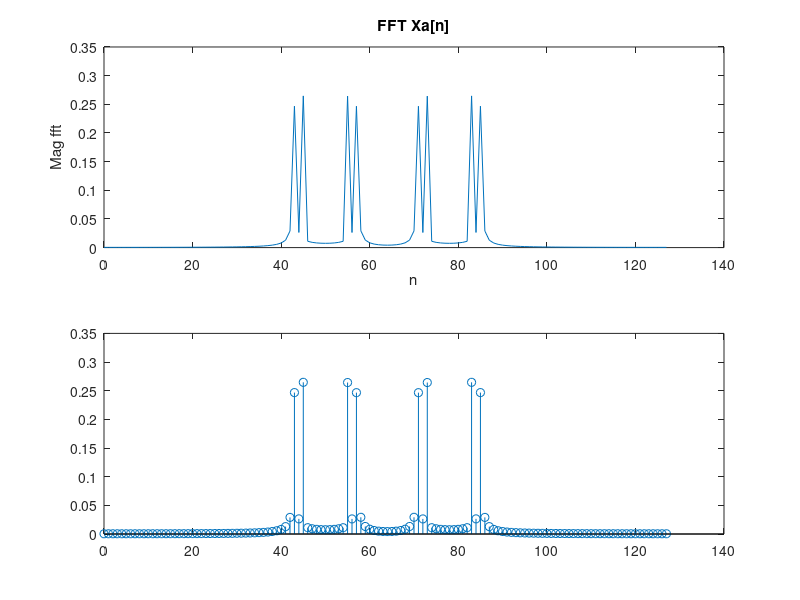
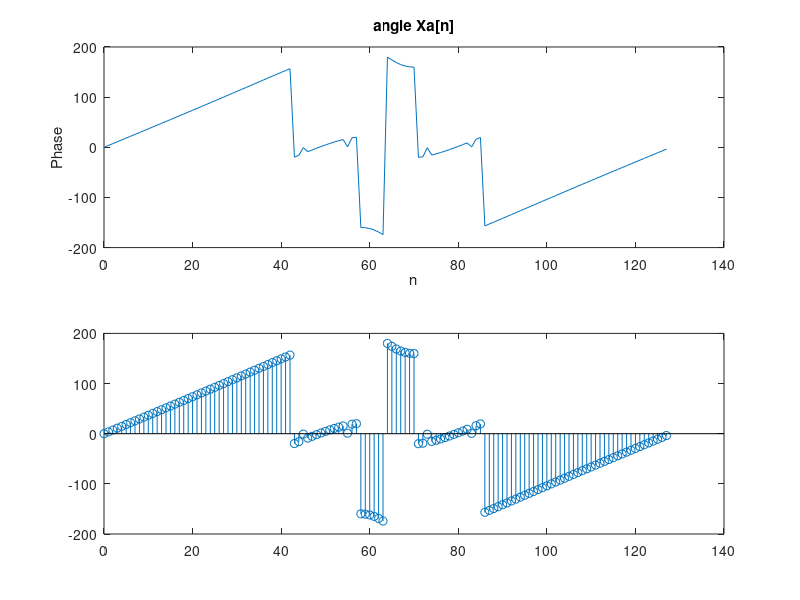

MATLAB code to generate these figures, in order:
clear all
close all
f1=1/18;
f2=5/128;
fc=50/128;
n=0:1:127;
%tarif motagheyer
xn=cos(2*pi*f1*n)+cos(2*pi*f2*n);
xc=cos(2*pi*fc*n);
xa=xn.*cos(2*pi*fc*n);

%Fxa=fftshift(fft(xa,128));
Fxa=fft(xa,128);


subplot(211);plot(0:127,abs(Fxa)/128);title('FFT Xa[n]');xlabel('n');ylabel('Mag fft');
subplot(212);stem(0:127,abs(Fxa)/128);

figure;subplot(211);plot(0:127,angle(Fxa)*180/pi);title('angle Xa[n]');xlabel('n');ylabel('Phase');
subplot(212);stem(0:127,angle(Fxa)*180/pi);ylim auto;
